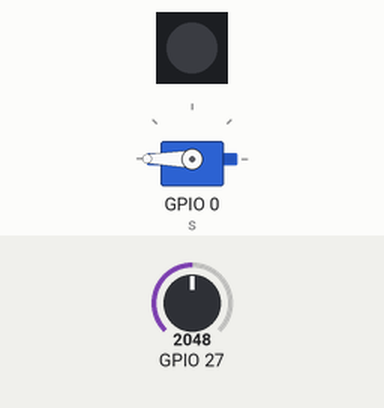
This sketch was run on a simulated ESP32. On the bench: servo, 1 RGB LEDs in strip order, left to right. The test bench sets the inputs (shaded band); at power-on: GPIO 27 = 2048. Dim RGB values are drawn brighter than linear.

Above: at 1.2 s.
1.3 s: GPIO 27 set to 1228
At 1.8 s:
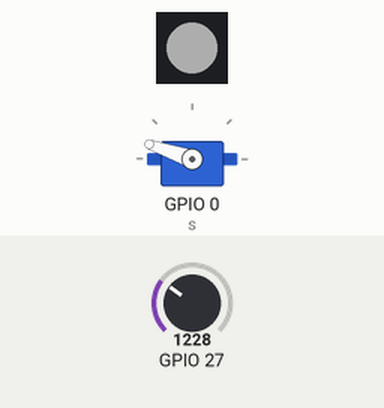
2.8 s: GPIO 27 set to 491
At 4.0 s:
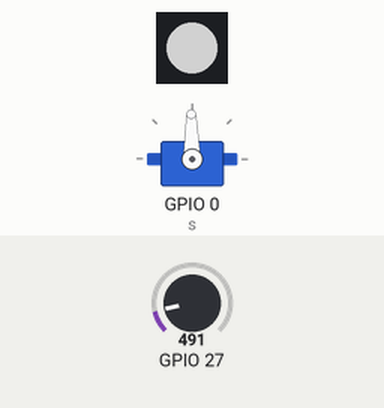
4.3 s: GPIO 27 set to 0
At 5.3 s:
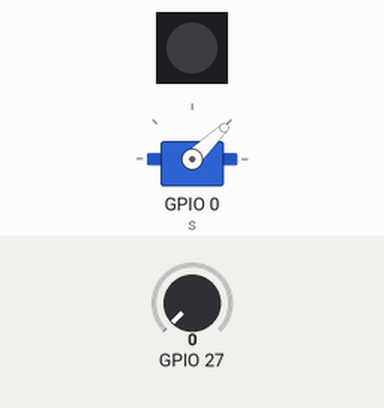
5.8 s: GPIO 27 set to 2047
At 6.4 s:
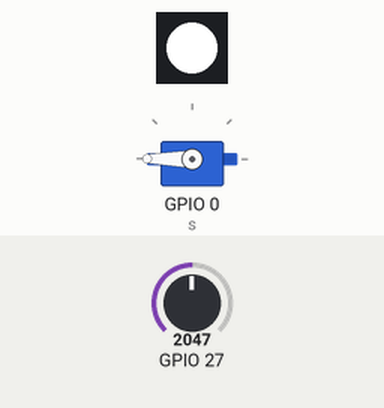
Timing chart, 0 to 8.3 s (numbered marks = the images above; inputs shaded):
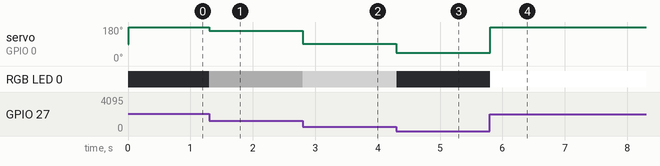

The sketch:

FastLED_Test.ino
```cpp
#include <Servo.h>
#include <FastLED.h>
Servo s;

CRGB led[1];

void setup() {
  s.attach(0);
  FastLED.addLeds<WS2812, 16, GRB>(led, 1);
}

void loop() {
  static int time=millis();
  int now=millis();
  int a = analogRead(27);
  int ms = map(a, 0, 1023, 1000, 2000);
  int c = a >> 2;
  led[0] = CRGB(c, c, c);
  if (now-time >= 8) {
    s.writeMicroseconds(ms);
    FastLED.show();
  }
}
```

Measured:
- after the input at 1.3 s, servo on GPIO 0 (s): 180° → 161° at once; RGB LED 0: off → RGB(51, 51, 51) at once
- after the input at 2.8 s, servo on GPIO 0 (s): 161° → 91° at once; RGB LED 0: RGB(51, 51, 51) → RGB(122, 122, 122) at once
- after the input at 4.3 s, servo on GPIO 0 (s): 91° → 44° at once; RGB LED 0: RGB(122, 122, 122) → off at once
- after the input at 5.8 s, servo on GPIO 0 (s): 44° → 180° at once; RGB LED 0: off → RGB(255, 255, 255) at once
